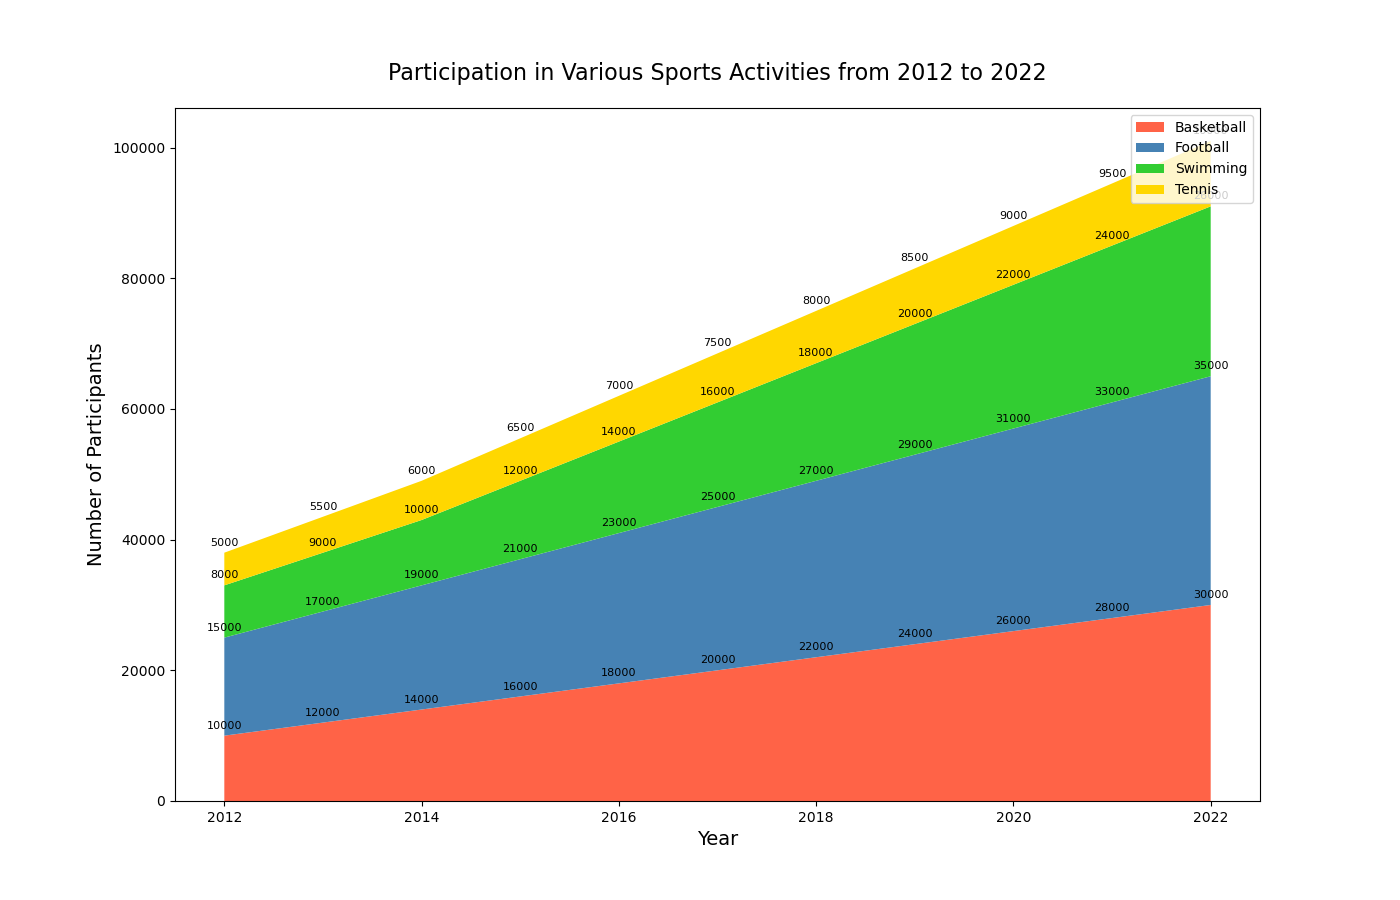

The Python source for this figure:

import matplotlib.pyplot as plt

# Data for stacked area chart
years = range(2012, 2023)
basketball = [10000, 12000, 14000, 16000, 18000, 20000, 22000, 24000, 26000, 28000, 30000]
football = [15000, 17000, 19000, 21000, 23000, 25000, 27000, 29000, 31000, 33000, 35000]
swimming = [8000, 9000, 10000, 12000, 14000, 16000, 18000, 20000, 22000, 24000, 26000]
tennis = [5000, 5500, 6000, 6500, 7000, 7500, 8000, 8500, 9000, 9500, 10000]

# Plot
plt.figure(figsize=(14, 9))  # Change width and height of the chart
plt.stackplot(years, basketball, football, swimming, tennis, 
              colors=['#FF6347', '#4682B4', '#32CD32', '#FFD700'])

# Customize the plot
plt.title('Participation in Various Sports Activities from 2012 to 2022', fontsize=16, pad=20)
plt.xlabel('Year', fontsize=14)
plt.ylabel('Number of Participants', fontsize=14)
plt.legend(['Basketball', 'Football', 'Swimming', 'Tennis'], loc='upper right')

# Annotation
for i, y in enumerate(years):
    plt.annotate(f'{basketball[i]}', (y, basketball[i]), textcoords="offset points", xytext=(0,5), ha='center', fontsize=8)
    plt.annotate(f'{football[i]}', (y, basketball[i] + football[i]), textcoords="offset points", xytext=(0,5), ha='center', fontsize=8)
    plt.annotate(f'{swimming[i]}', (y, basketball[i] + football[i] + swimming[i]), textcoords="offset points", xytext=(0,5), ha='center', fontsize=8)
    plt.annotate(f'{tennis[i]}', (y, basketball[i] + football[i] + swimming[i] + tennis[i]), textcoords="offset points", xytext=(0,5), ha='center', fontsize=8)

plt.show()
